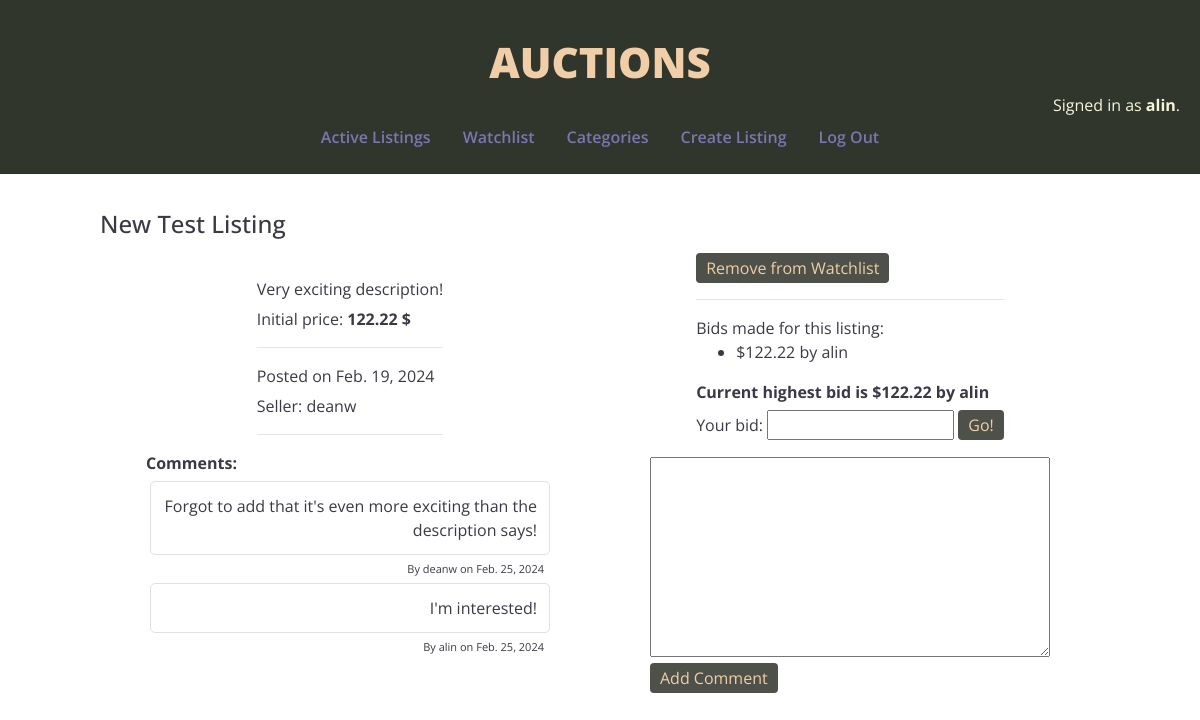
Page /listings/2 (signed in) on the committed database.
### auctions/models.py (models this page shows, shortened)
class User(AbstractUser):
    pass

class Listing(models.Model):
    title = models.CharField(max_length=64)
    category = models.CharField(max_length=7, choices=Category.choices, blank=True)
    description = models.TextField() # textarea
    price = models.DecimalField(max_digits=9, decimal_places=2, default=0.00)
    pic = models.URLField(blank=True, null=True) # input type url
    active = models.BooleanField(default=True)
    date = models.DateField(auto_now=False, auto_now_add=True)
    owner = models.ForeignKey(User, on_delete=models.CASCADE, related_name="owner")

class Bid(models.Model):
    user = models.ForeignKey(User, on_delete=models.CASCADE, related_name="users")
    product = models.ForeignKey(Listing, on_delete=models.CASCADE, related_name="products")
    the_bid = models.DecimalField(max_digits=6, decimal_places=2)

class Comment(models.Model):
    text = models.TextField()
    date = models.DateField(auto_now=False, auto_now_add=True)
    related_to = models.ForeignKey(Listing, on_delete=models.CASCADE, related_name="about_listing")
    author = models.ForeignKey(User, on_delete=models.DO_NOTHING, related_name="authors")

### auctions/views.py (the view, shortened to what this page needs)
# urls.py: path("listings/<int:listing_id>", views.listing, name="listing"),
@login_required(login_url='/login')
def listing(request, listing_id):
    listing = Listing.objects.get(pk=listing_id)
    winning_bid, current_winner = util.best_bid(listing)
    bid_objects = Bid.objects.filter(product=listing)
    all_bids = bid_objects.all()
    comment_objects = Comment.objects.filter(related_to=listing)
    all_comments = comment_objects.all()
    if request.user.is_authenticated:
        try:
            favorite = Watchlist.objects.get(fave=listing, user=request.user)
        except (KeyError, Watchlist.DoesNotExist):
            favorite = Watchlist.objects.create(user=request.user, fave=listing)
            favorite.save()
    return render(request, "auctions/listing.html", {
        "listing":listing,
        "bid_form":NewBidForm(),
        "bid_log":all_bids,
        "current_win":winning_bid,
        "current_winner":current_winner,
        "favorited":favorite.added,
        "comment_form":NewCommentForm(),
        "comment_log":all_comments
    })

### auctions/views.py
class NewBidForm(forms.Form):
    bid = forms.DecimalField(label='Your bid', max_digits=9, decimal_places=2, min_value=0.01)

class NewCommentForm(forms.Form):
    comment = forms.CharField(label='', widget=forms.Textarea(attrs={"class": "comment_form"}))

### auctions/util.py (called while the page is built)
def best_bid(listing):
    bid_objects = Bid.objects.filter(product=listing)
    all_bids = bid_objects.all()
    if not all_bids:
        winning_bid = listing.price
        current_winner = None
    else:
        winning_bid = 0.0
        for bid in all_bids:
            if bid.the_bid > winning_bid:
                winning_bid = bid.the_bid
                current_winner = bid.user
    return winning_bid, current_winner

### auctions/templates/auctions/listing.html (shortened to what this page needs)
{% extends "auctions/layout.html" %}
{% block body %}
<div class="listing_body">
    <h4>{{ listing.title }}</h4>
    <div class="listing_content">
        <div class="column">
        <div class="listing_info">
            <div> {{ listing.description }}</div>
            <div> Initial price: <strong>{{ listing.price }} $</strong></div>
            <hr>
            <div> Posted on {{ listing.date }}</div>
            <div>Seller: {{ listing.owner }}
            </div>
            <hr>
        </div>
    </div>
        <div class="column">
        <div class="listing_info">
            {% if listing.active %}
            <div>
                <form action="{% url 'listing' listing.id %}" method="post">
                <input style="font-size: 16px;" type="submit" name="action"
                value="{% if favorited %}Remove from Watchlist{% else %}Add to Watchlist{% endif %}"/>
                </form>
            </div>
            <hr>
            <div>
            {% if bid_log %}
                Bids made for this listing:
                <ul>
                {% for bid in bid_log %}
                    <li>${{ bid.the_bid }} by {{ bid.user }}</li>
                {% endfor %}
                </ul>
                <div><strong>Current highest bid is ${{ current_win }} by {{ current_winner }}</strong></div>
            {% else %}
                Be the first one to bid on this item!
            {% endif %}
            </div>
            <div>
                <form action="{% url 'listing' listing.id %}" method="post">
                    {{ bid_form }}
                    <input style="font-size: 16px;" type="submit" name="action" value="Go!"/>
                </form>
            </div>
            {% endif %}
        </div>
    </div>
        <div class="column">
        <div class="listing_info">
            {% if comment_log %}
                <strong>Comments:</strong>
                {% for comment in comment_log %}
                    <div class="comment">{{ comment.text }}</div>
                    <div class="comment_info">By {{ comment.author }} on {{ comment.date }}</div>
                {% endfor %}
            {% else %}
                <div>No comments on this item!</div>
            {% endif %}
        </div>
        </div>
        <div class="column">
        {% if listing.active %}
        <div class="listing_info">
            <div class="listing_form">
                <form action="{% url 'listing' listing.id %}" method="post">
                    {{ comment_form }}
                    <br>
                    <input type="submit" name="action" value="Add Comment"/>
                </form>
            </div>
        </div>
        {% endif %}
    </div>
    </div>
</div>
{% endblock %}

### auctions/templates/auctions/layout.html (shortened to what this page needs)
{% load static %}
<!DOCTYPE html>
<html lang="en">
    <head>
        <link rel="stylesheet" href="https://stackpath.bootstrapcdn.com/bootstrap/4.4.1/css/bootstrap.min.css">
        <link href="{% static 'auctions/styles.css' %}" rel="stylesheet">
    </head>
    <body>
        <div class="menu">
        <div id="superheading">AUCTIONS</div>
        <div id="username">
            {% if user.is_authenticated %}
                Signed in as <strong>{{ user.username }}</strong>.
            {% else %}
                Not signed in.
            {% endif %}
        </div>
        <div class="heading">
            <ul class="nav">
                <li class="nav-item">
                    <a class="nav-link" href="{% url 'index' %}">Active Listings</a>
                </li>
                {% if user.is_authenticated %}
                    <li class="nav-item">
                        <a class="nav-link" href="{% url 'watchlist' %}">Watchlist</a>
                    </li>
                    <li class="nav-item">
                        <a class="nav-link" href="{% url 'categories' %}">Categories</a>
                    </li>
                    <li class="nav-item>">
                        <a class="nav-link" href="{% url 'create' %}">Create Listing</a>
                    </li>
                    <li class="nav-item">
                        <a class="nav-link" href="{% url 'logout' %}">Log Out</a>
                    </li>
                {% endif %}
            </ul>
        </div>
        <hr>
        </div>
        <div class="contents">
            {% block body %}
            {% endblock %}
        </div>
    </body>
</html>

### auctions/static/auctions/styles.css (style rules this page uses)
body { font-family: "Open Sans", sans-serif; color:#3c3846; }
.menu { background-color: #31362d; }
a { color: #7e74b0; }
.heading { display: grid; place-items: center; font-family: "Open Sans", sans-serif; font-size: 16px; font-weight: 600; font-style: bold; }
#superheading { padding-top: 30px; display: grid; place-items: center; font-family: "Open Sans", sans-serif; font-weight: 800; font-style: bold; font-size: 42px; color: #f0cea7; }
input[type="submit"] { background-color: #4d5149; color:#f0cea7; font-family: inherit; padding: 3px; padding-left: 10px; padding-right: 10px; border-radius: 4px; border: none; }
#username { text-align: right; padding-right: 20px; color:beige; }
.listing_body { padding: 20px; padding-left: 100px; padding-right: 100px; }
.listing_content { height: 100%; }
.column { height: 25%; display: flex; justify-content: center; align-items: center; }
.listing_info { display: block; float: left; }
.listing_info > div { margin-top: 6px; }
.comment_form { height: 200px; width: 400px; }
.comment { width: 400px; border:#e1e1e1; border-style: solid; border-width: 1px; border-radius: 5px; padding: 12px; margin: 4px; text-align: right; }
.comment_info { font-size: 11px; text-align: right; margin-right: 10px; }
@media screen and (min-width: 600px) { .listing_content { display: flex; flex-wrap: wrap; } }
@media screen and (min-width: 600px) { .column { flex-basis: 50%; height: 50%; } }

### rows in the picture
User: username "alin"
Listing: title "New Test Listing", description "Very exciting description!", price "122.22", date "Feb. 19, 2024", owner "deanw"
Bid: the_bid "122.22", user "alin"
Comment: text "Forgot to add that it's even more exciting than the description says!", author "deanw", date "Feb. 25, 2024"
Comment: text "I'm interested!", author "alin", date "Feb. 25, 2024"
